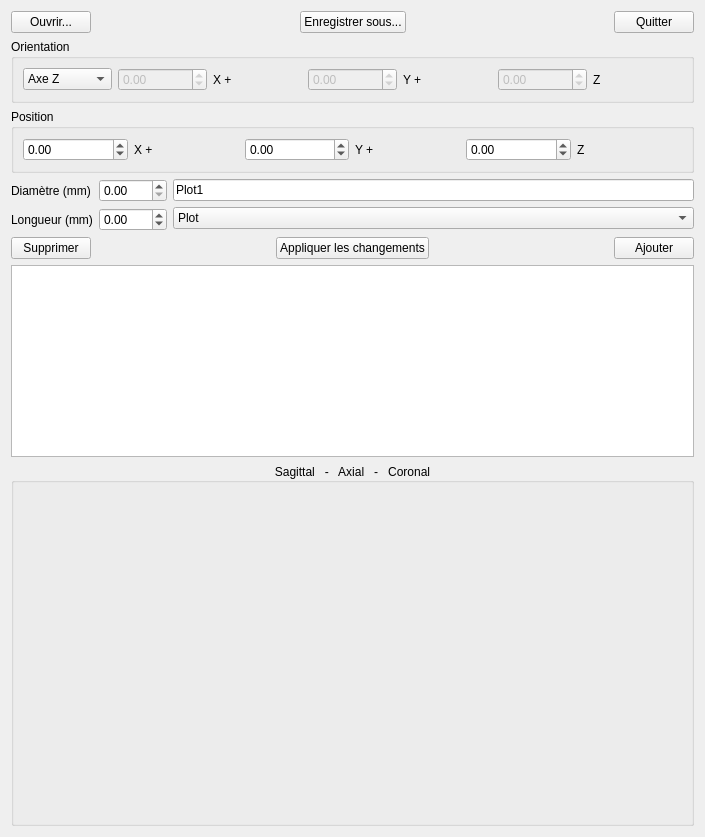
<?xml version="1.0" encoding="UTF-8"?>
<ui version="4.0">
 <class>Form</class>
 <widget class="QWidget" name="Form">
  <property name="geometry">
   <rect>
    <x>0</x>
    <y>0</y>
    <width>705</width>
    <height>837</height>
   </rect>
  </property>
  <property name="windowTitle">
   <string>Form</string>
  </property>
  <layout class="QVBoxLayout" name="verticalLayout_2">
   <item>
    <layout class="QHBoxLayout" name="horizontalLayout_4">
     <item>
      <widget class="QPushButton" name="openButton">
       <property name="text">
        <string>Ouvrir...</string>
       </property>
      </widget>
     </item>
     <item>
      <spacer name="horizontalSpacer_2">
       <property name="orientation">
        <enum>Qt::Horizontal</enum>
       </property>
       <property name="sizeHint" stdset="0">
        <size>
         <width>40</width>
         <height>20</height>
        </size>
       </property>
      </spacer>
     </item>
     <item>
      <widget class="QPushButton" name="saveButton">
       <property name="text">
        <string>Enregistrer sous...</string>
       </property>
      </widget>
     </item>
     <item>
      <spacer name="horizontalSpacer_3">
       <property name="orientation">
        <enum>Qt::Horizontal</enum>
       </property>
       <property name="sizeHint" stdset="0">
        <size>
         <width>40</width>
         <height>20</height>
        </size>
       </property>
      </spacer>
     </item>
     <item>
      <widget class="QPushButton" name="exitButton">
       <property name="text">
        <string>Quitter</string>
       </property>
      </widget>
     </item>
    </layout>
   </item>
   <item>
    <widget class="QGroupBox" name="groupBox">
     <property name="title">
      <string>Orientation</string>
     </property>
     <layout class="QHBoxLayout" name="horizontalLayout">
      <item>
       <widget class="QComboBox" name="axisCombo">
        <property name="toolTip">
         <string>&lt;!DOCTYPE HTML PUBLIC &quot;-//W3C//DTD HTML 4.0//EN&quot; &quot;http://www.w3.org/TR/REC-html40/strict.dtd&quot;&gt;
&lt;html&gt;&lt;head&gt;&lt;meta name=&quot;qrichtext&quot; content=&quot;1&quot; /&gt;&lt;style type=&quot;text/css&quot;&gt;
p, li { white-space: pre-wrap; }
&lt;/style&gt;&lt;/head&gt;&lt;body style=&quot; font-family:'Sans Serif'; font-size:9pt; font-weight:400; font-style:normal;&quot;&gt;
&lt;p style=&quot; margin-top:0px; margin-bottom:0px; margin-left:0px; margin-right:0px; -qt-block-indent:0; text-indent:0px;&quot;&gt;L'axe oriente le cylindre : &lt;/p&gt;
&lt;p style=&quot; margin-top:0px; margin-bottom:0px; margin-left:0px; margin-right:0px; -qt-block-indent:0; text-indent:0px;&quot;&gt;- &lt;span style=&quot; font-weight:600;&quot;&gt;axe Z&lt;/span&gt; : vertical (dorso-ventral) et orienté vers le bas&lt;/p&gt;
&lt;p style=&quot; margin-top:0px; margin-bottom:0px; margin-left:0px; margin-right:0px; -qt-block-indent:0; text-indent:0px;&quot;&gt;- &lt;span style=&quot; font-weight:600;&quot;&gt;axe Y&lt;/span&gt; : rostro-caudal, orienté vers l'avant (le nez)&lt;/p&gt;
&lt;p style=&quot; margin-top:0px; margin-bottom:0px; margin-left:0px; margin-right:0px; -qt-block-indent:0; text-indent:0px;&quot;&gt;- &lt;span style=&quot; font-weight:600;&quot;&gt;axe X&lt;/span&gt; : médian-latéral, orienté de la gauche vers la droite&lt;/p&gt;
&lt;p style=&quot; margin-top:0px; margin-bottom:0px; margin-left:0px; margin-right:0px; -qt-block-indent:0; text-indent:0px;&quot;&gt;- &lt;span style=&quot; font-weight:600;&quot;&gt;Custom&lt;/span&gt; permet de choisir un axe arbitraire (&lt;span style=&quot; font-weight:600;&quot;&gt;attention&lt;/span&gt;, le vecteur choisi doit être de norme 1 !)&lt;/p&gt;
&lt;p style=&quot;-qt-paragraph-type:empty; margin-top:0px; margin-bottom:0px; margin-left:0px; margin-right:0px; -qt-block-indent:0; text-indent:0px;&quot;&gt;&lt;/p&gt;&lt;/body&gt;&lt;/html&gt;</string>
        </property>
        <item>
         <property name="text">
          <string>Axe Z</string>
         </property>
        </item>
        <item>
         <property name="text">
          <string>Axe Y</string>
         </property>
        </item>
        <item>
         <property name="text">
          <string>Axe X</string>
         </property>
        </item>
        <item>
         <property name="text">
          <string>Custom...</string>
         </property>
        </item>
       </widget>
      </item>
      <item>
       <widget class="QDoubleSpinBox" name="xValue">
        <property name="enabled">
         <bool>false</bool>
        </property>
        <property name="minimum">
         <double>-200.000000000000000</double>
        </property>
        <property name="maximum">
         <double>200.000000000000000</double>
        </property>
       </widget>
      </item>
      <item>
       <widget class="QLabel" name="label">
        <property name="text">
         <string>X + </string>
        </property>
       </widget>
      </item>
      <item>
       <widget class="QDoubleSpinBox" name="yValue">
        <property name="enabled">
         <bool>false</bool>
        </property>
        <property name="minimum">
         <double>-200.000000000000000</double>
        </property>
        <property name="maximum">
         <double>200.000000000000000</double>
        </property>
       </widget>
      </item>
      <item>
       <widget class="QLabel" name="label_2">
        <property name="text">
         <string>Y + </string>
        </property>
       </widget>
      </item>
      <item>
       <widget class="QDoubleSpinBox" name="zValue">
        <property name="enabled">
         <bool>false</bool>
        </property>
        <property name="minimum">
         <double>-200.000000000000000</double>
        </property>
        <property name="maximum">
         <double>200.000000000000000</double>
        </property>
       </widget>
      </item>
      <item>
       <widget class="QLabel" name="label_3">
        <property name="text">
         <string>Z</string>
        </property>
       </widget>
      </item>
     </layout>
    </widget>
   </item>
   <item>
    <widget class="QGroupBox" name="groupBox_2">
     <property name="title">
      <string>Position</string>
     </property>
     <layout class="QHBoxLayout" name="horizontalLayout_5">
      <item>
       <widget class="QDoubleSpinBox" name="posXValue">
        <property name="minimum">
         <double>-200.000000000000000</double>
        </property>
        <property name="maximum">
         <double>200.000000000000000</double>
        </property>
       </widget>
      </item>
      <item>
       <widget class="QLabel" name="label_6">
        <property name="text">
         <string>X + </string>
        </property>
       </widget>
      </item>
      <item>
       <widget class="QDoubleSpinBox" name="posYValue">
        <property name="minimum">
         <double>-200.000000000000000</double>
        </property>
        <property name="maximum">
         <double>200.000000000000000</double>
        </property>
       </widget>
      </item>
      <item>
       <widget class="QLabel" name="label_7">
        <property name="text">
         <string>Y + </string>
        </property>
       </widget>
      </item>
      <item>
       <widget class="QDoubleSpinBox" name="posZValue">
        <property name="minimum">
         <double>-200.000000000000000</double>
        </property>
        <property name="maximum">
         <double>200.000000000000000</double>
        </property>
       </widget>
      </item>
      <item>
       <widget class="QLabel" name="label_8">
        <property name="text">
         <string>Z</string>
        </property>
       </widget>
      </item>
     </layout>
    </widget>
   </item>
   <item>
    <layout class="QHBoxLayout" name="horizontalLayout_2">
     <item>
      <layout class="QGridLayout" name="gridLayout">
       <item row="0" column="0">
        <widget class="QLabel" name="label_4">
         <property name="text">
          <string>Diamètre (mm)</string>
         </property>
        </widget>
       </item>
       <item row="0" column="1">
        <widget class="QDoubleSpinBox" name="diameterValue"/>
       </item>
       <item row="1" column="0">
        <widget class="QLabel" name="label_5">
         <property name="text">
          <string>Longueur (mm)</string>
         </property>
        </widget>
       </item>
       <item row="1" column="1">
        <widget class="QDoubleSpinBox" name="lengthValue">
         <property name="minimum">
          <double>-200.000000000000000</double>
         </property>
         <property name="maximum">
          <double>200.000000000000000</double>
         </property>
        </widget>
       </item>
      </layout>
     </item>
     <item>
      <layout class="QVBoxLayout" name="verticalLayout">
       <item>
        <widget class="QLineEdit" name="nameEdit">
         <property name="text">
          <string>Plot1</string>
         </property>
        </widget>
       </item>
       <item>
        <widget class="QComboBox" name="typeCombo">
         <item>
          <property name="text">
           <string>Plot</string>
          </property>
         </item>
         <item>
          <property name="text">
           <string>Tube</string>
          </property>
         </item>
        </widget>
       </item>
      </layout>
     </item>
    </layout>
   </item>
   <item>
    <layout class="QHBoxLayout" name="horizontalLayout_3">
     <item>
      <widget class="QPushButton" name="deleteButton">
       <property name="text">
        <string>Supprimer</string>
       </property>
      </widget>
     </item>
     <item>
      <spacer name="horizontalSpacer_4">
       <property name="orientation">
        <enum>Qt::Horizontal</enum>
       </property>
       <property name="sizeHint" stdset="0">
        <size>
         <width>40</width>
         <height>20</height>
        </size>
       </property>
      </spacer>
     </item>
     <item>
      <widget class="QPushButton" name="updateButton">
       <property name="text">
        <string>Appliquer les changements</string>
       </property>
      </widget>
     </item>
     <item>
      <spacer name="horizontalSpacer">
       <property name="orientation">
        <enum>Qt::Horizontal</enum>
       </property>
       <property name="sizeHint" stdset="0">
        <size>
         <width>40</width>
         <height>20</height>
        </size>
       </property>
      </spacer>
     </item>
     <item>
      <widget class="QPushButton" name="addButton">
       <property name="text">
        <string>Ajouter</string>
       </property>
      </widget>
     </item>
    </layout>
   </item>
   <item>
    <widget class="QListWidget" name="cylinderList">
     <property name="sizePolicy">
      <sizepolicy hsizetype="Expanding" vsizetype="Preferred">
       <horstretch>0</horstretch>
       <verstretch>0</verstretch>
      </sizepolicy>
     </property>
    </widget>
   </item>
   <item>
    <widget class="QGroupBox" name="anatomistBox">
     <property name="sizePolicy">
      <sizepolicy hsizetype="Preferred" vsizetype="Expanding">
       <horstretch>0</horstretch>
       <verstretch>0</verstretch>
      </sizepolicy>
     </property>
     <property name="title">
      <string>Sagittal   -   Axial   -   Coronal</string>
     </property>
     <property name="alignment">
      <set>Qt::AlignCenter</set>
     </property>
    </widget>
   </item>
  </layout>
 </widget>
 <resources/>
 <connections/>
</ui>
